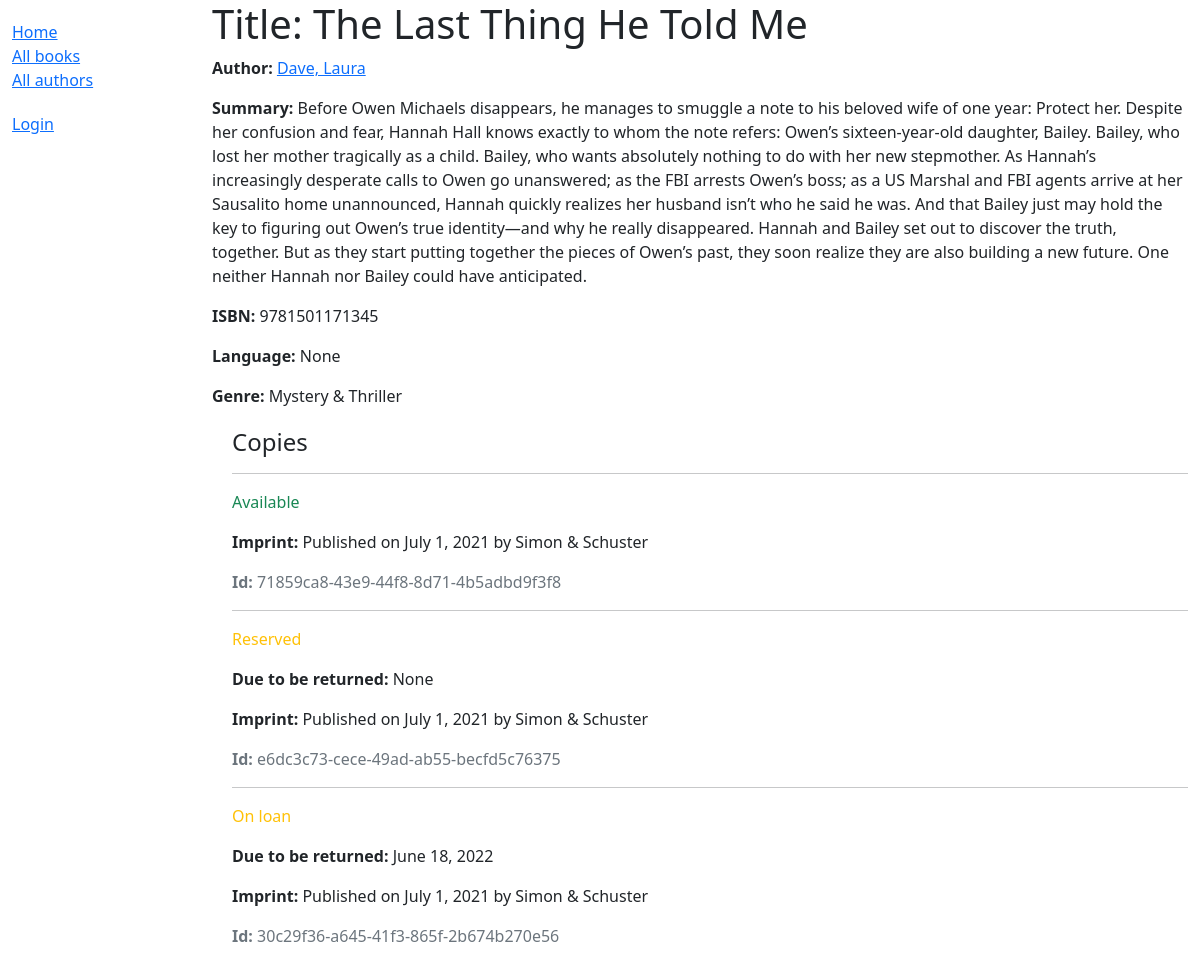
The app's page /catalog/book/4 with its own data.
### catalog/models.py (models this page shows, shortened)
class Book(models.Model):
    title = models.CharField(max_length=200)
    author = models.ForeignKey('Author', on_delete=models.SET_NULL, null=True)
    summary = models.TextField(max_length=1000, help_text='Enter a brief description of the book')
    isbn = models.CharField('ISBN', max_length=13, unique=True,
                             help_text='13 Character <a href="https://www.isbn-international.org/content/what-isbn">ISBN number</a>')
    genre = models.ManyToManyField(Genre, help_text='Select a genre for this book')
    language = models.ForeignKey('Language', on_delete=models.SET_NULL, null=True)
    def display_genre(self):
        """Create a string for the Genre. This is required to display genre in Admin."""
        return ', '.join(genre.name for genre in self.genre.all()[:3])
    display_genre.short_description = 'Genre'

class Author(models.Model):
    first_name = models.CharField(max_length=100)
    last_name = models.CharField(max_length=100)
    date_of_birth = models.DateField(null=True, blank=True)
    date_of_death = models.DateField('died', null=True, blank=True)
    class Meta:
        ordering = ['last_name', 'first_name']
    def get_absolute_url(self):
        return reverse('author-detail', args=[str(self.id)])
    def __str__(self):
        return f'{self.last_name}, {self.first_name}'

class Genre(models.Model):
  name = models.CharField(max_length=200, help_text='Enter a book genre (e.g. Science Fiction)')
  def  __str__(self):
    return self.name

class BookInstance(models.Model):
    id = models.UUIDField(primary_key=True, default=uuid.uuid4, help_text='Unique ID for this particular book across whole library')
    book = models.ForeignKey('Book', on_delete=models.RESTRICT, null=True)
    imprint = models.CharField(max_length=200)
    due_back = models.DateField(null=True, blank=True)
    borrower = models.ForeignKey(User, on_delete=models.SET_NULL, null=True, blank=True)
    LOAN_STATUS = (
        ('m', 'Maintenance'),
        ('o', 'On loan'),
        ('a', 'Available'),
        ('r', 'Reserved'),
    )
    status = models.CharField(
        max_length=1,
        choices=LOAN_STATUS,
        blank=True,
        default='m',
        help_text='Book availability',
    )
    class Meta:
        ordering = ['due_back']
        permissions = (("can_mark_returned", "Set book as returned"),)

### catalog/views.py (the view)
# urls.py: path('book/<int:pk>', views.BookDetailView.as_view(), name='book-detail'),
class BookDetailView(generic.DetailView):
    model = Book

### catalog/templates/catalog/book_detail.html
{% extends "base_generic.html" %}
{% block content %}
  <h1>Title: {{ book.title }}</h1>
  <p><strong>Author:</strong> <a href="{{ book.author.get_absolute_url }}">{{ book.author }}</a></p>
  <p><strong>Summary:</strong> {{ book.summary }}</p>
  <p><strong>ISBN:</strong> {{ book.isbn }}</p>
  <p><strong>Language:</strong> {{ book.language }}</p>
  <p><strong>Genre:</strong> {{ book.genre.all|join:", " }}</p>
  <div style="margin-left:20px;margin-top:20px">
    <h4>Copies</h4>
    {% for copy in book.bookinstance_set.all %}
      <hr>
      <p class="{% if copy.status == 'a' %}text-success{% elif copy.status == 'm' %}text-danger{% else %}text-warning{% endif %}">
        {{ copy.get_status_display }}
      </p>
      {% if copy.status != 'a' %}
        <p><strong>Due to be returned:</strong> {{ copy.due_back }}</p>
      {% endif %}
      <p><strong>Imprint:</strong> {{ copy.imprint }}</p>
      <p class="text-muted"><strong>Id:</strong> {{ copy.id }}</p>
    {% endfor %}
  </div>
{% endblock %}

### catalog/templates/base_generic.html (shortened to what this page needs)
<!DOCTYPE html>
<html lang="en">
<head>
  <link href="https://cdn.jsdelivr.net/npm/bootstrap@5.1.3/dist/css/bootstrap.min.css" rel="stylesheet">
  {% load static %}
  <link rel="stylesheet" href="{% static 'css/styles.css' %}">
</head>
<body>
<div class="container-fluid">
<div class="row">
  <div class="col-sm-2">
  {% block sidebar %}
  <ul class="sidebar-nav">
    <li><a href="{% url 'index' %}">Home</a></li>
    <li><a href="{% url 'books' %}">All books</a></li>
    <li><a href="{% url 'authors' %}">All authors</a></li>
  </ul>
  <ul class="sidebar-nav">
   {% if user.is_authenticated %}
     <li>User: {{ user.get_username }}</li>
     <li><a href="{% url 'my-borrowed' %}">My Borrowed</a></li>
     <li><a href="{% url 'logout'%}?next={{request.path}}">Logout</a></li>
   {% else %}
     <li><a href="{% url 'login'%}?next={{request.path}}">Login</a></li>
   {% endif %}
  </ul>
{% endblock %}
  </div>
  <div class="col-sm-10 ">
  {% block content %}{% endblock %}
  </div>
</div>
</div>
</body>
</html>

### catalog/static/css/styles.css (style rules this page uses)
.sidebar-nav { margin-top: 20px; padding: 0; list-style: none; }

### records on screen
Book: author "Dave, Laura", summary "Before Owen Michaels disappears, he manages to smuggle a note to his beloved wife of one year: Protect her. Despite her confusion and fear, Hannah Hall knows exactly to whom the note refers: Owen’s sixteen-year-old daughter, Bailey. Bailey, who lost her mother tragically as a child. Bailey, who wants absolutely nothing to do with her new stepmother. As Hannah’s increasingly desperate calls to Owen go unanswered; as the FBI arrests Owen’s boss; as a US Marshal and FBI agents arrive at her Sausalito home unannounced, Hannah quickly realizes her husband isn’t who he said he was. And that Bailey just may hold the key to figuring out Owen’s true identity—and why he really disappeared. Hannah and…", isbn "9781501171345", language "None", genre.all "Mystery & Thriller"
BookInstance: status "Available", imprint "Published on July 1, 2021 by Simon & Schuster", id "71859ca8-43e9-44f8-8d71-4b5adbd9f3f8"
BookInstance: status "Reserved", due_back "None", imprint "Published on July 1, 2021 by Simon & Schuster", id "e6dc3c73-cece-49ad-ab55-becfd5c76375"
BookInstance: status "On loan", due_back "June 18, 2022", imprint "Published on July 1, 2021 by Simon & Schuster", id "30c29f36-a645-41f3-865f-2b674b270e56"
